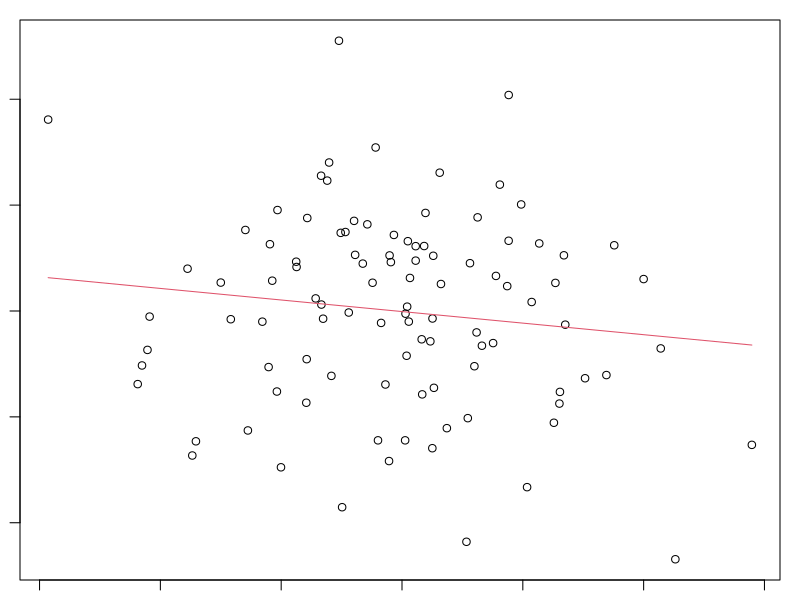
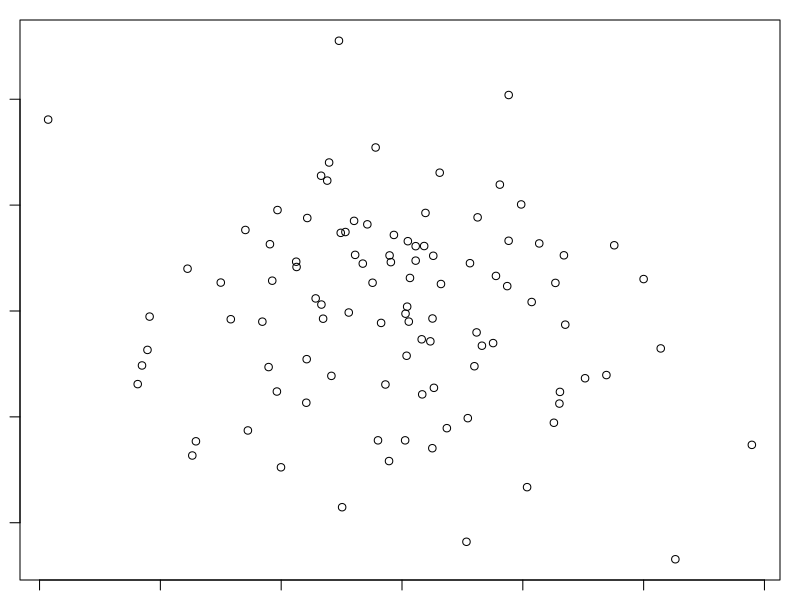
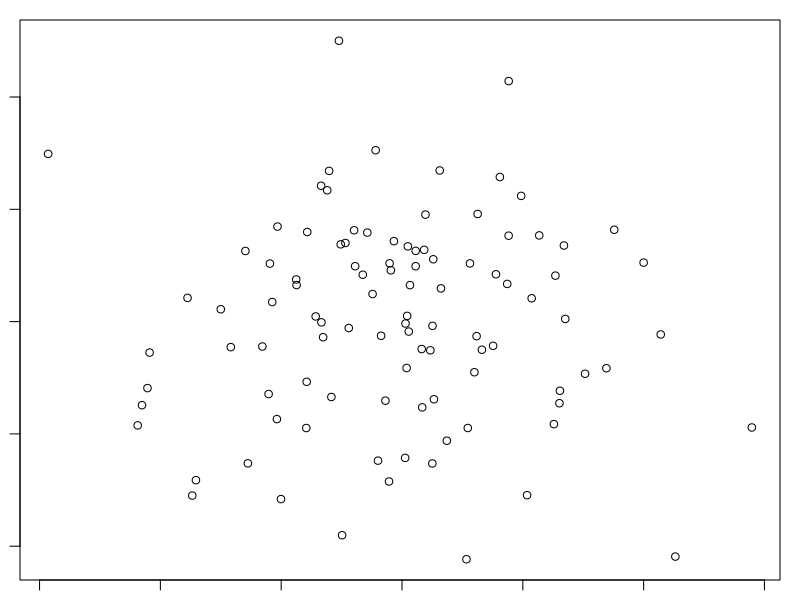
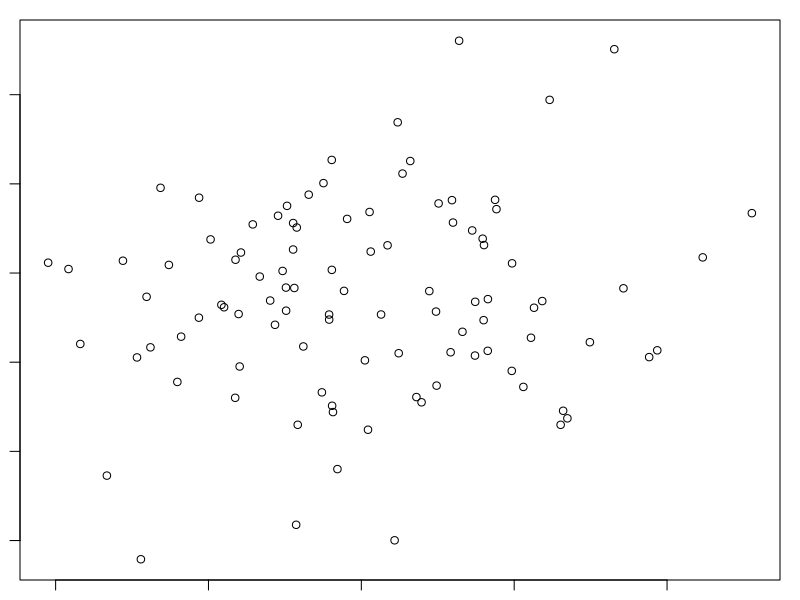
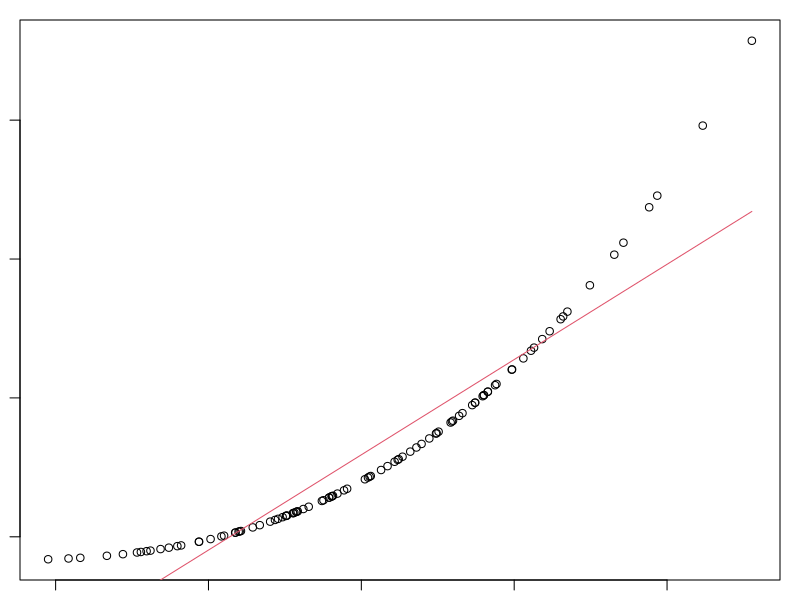
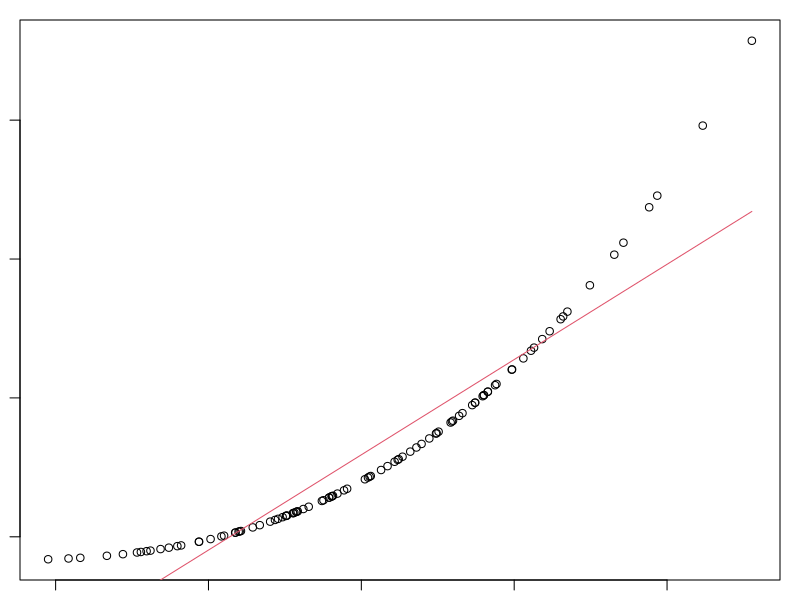
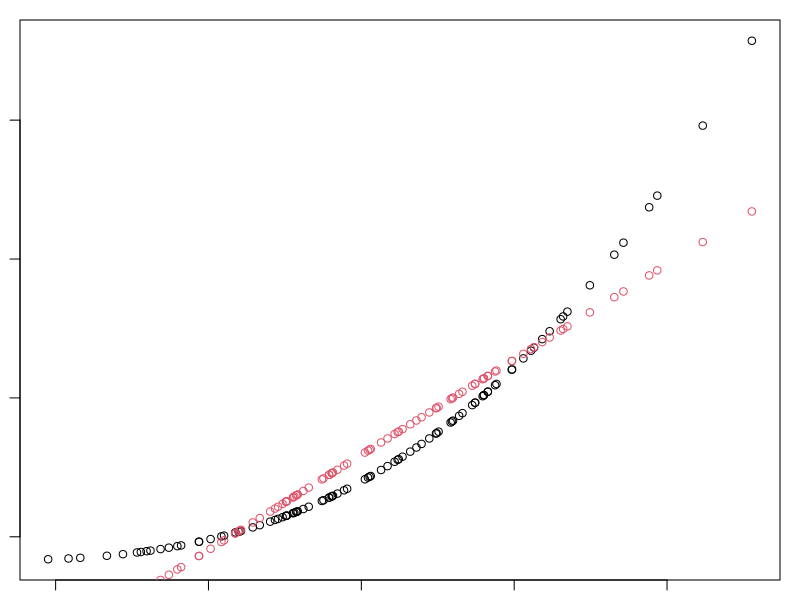

Reproduce these figures in R, in order.
## ---- chunk 1
# Gambi pra funcionar o ts.plot:
graphics.off()
par("mar")
par(mar=c(1,1,1,1))
## ---- chunk 2
# Neste caso, y não depende de x:
X = rnorm(100)
Erro = rnorm(100)
Y = 2 + 0*X + Erro
plot(X, Y)
## ---- chunk 3
# Cria o vetor Ytil (vertical) e a matriz Xmat (design matrix)
N = 100 #arbitrario
Ytil = matrix(Y, N, 1)

# já atribuindo 
Xmat = matrix(1, N, 2)
Xmat[ ,2] = X

# Faz os cálculos na multiplicação matricial
betahat = solve(t(Xmat)%*%Xmat)%*%t(Xmat)%*%Ytil

# estimador é a fórmula que traz a estimativa. 
Ypredito = betahat[1]+ betahat[2]*X
lines(X, Ypredito, col=2)

# Estimativa dos erros (resíduos)
residuos = Y-Ypredito
plot(X, Y)
plot(X, residuos)

## ---- chunk 4
N=100
#Simular um modelo linear
X=rnorm(N)
Z=rnorm(N)
W=rnorm(N)
Erro=rnorm(N)
Y= 3 + 5*X + 0*W -2*Z + Erro

#Estimadores de Minimos quadrados para alfa e beta1, beta2 e beta3
#Cria o vetor Ytil (em pe) e a matriz Xmat (Design Matrix)
Ytil=matrix(Y,N,1)
Xmat=matrix(1,N,4)
Xmat[,2]=X
Xmat[,3]=W
Xmat[,4]=Z

#Faz os calculos
betahat= solve(t(Xmat)%*%Xmat)%*%t(Xmat)%*%Ytil

#Estimativa dos erros (residuos)
residuos=Y-Ypredito

## ---- chunk 5
modelo = lm(Y~X+W+Z)
## ---- chunk 6
summary(modelo)
## ---- chunk 7
X = rnorm(100)
Erro = rnorm(100)
## ---- chunk 8
plot(X, Y)
Y=2 + 3*X + 1*X^2 + 0.1* X^3
plot(X, Y)
modelo = lm(Y~X)
lines(X, modelo$fit, col = 2)
## ---- chunk 9
# termo quadrático
W = X^2

# termo cúbico:
Z = X^3
Ypredito = modelo$fit
## ---- chunk 10
plot(X, Y)
lines(X, Ypredito, col=2)
## ---- chunk 11
plot(X, Y)
points(X, Ypredito, col=2)
